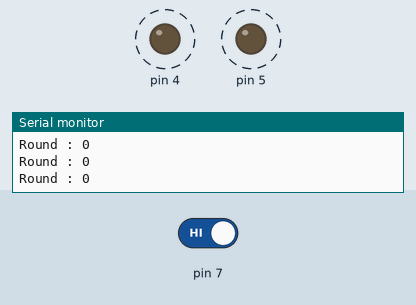
The sketch below on a simulated Arduino Uno, built with avr-gcc and run on an emulated ATmega328P. Parts: output pins drawn as LEDs (lit = HIGH), the last lines printed to the serial monitor. Dashed ring = blinking. The test bench sets the inputs (shaded band); at power-on: pin 7 HIGH.

Above: at 4.8 s.
4.9 s: pin 7 driven LOW
At 5.8 s:
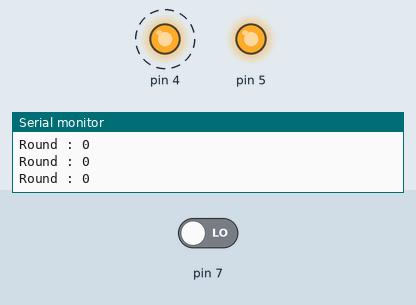
At 6.6 s:
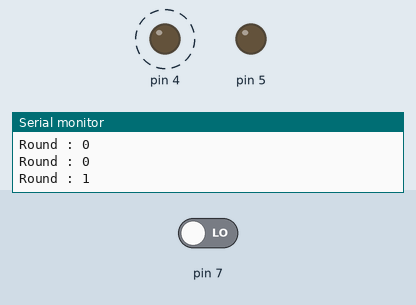
25.5 s: pin 7 driven HIGH
Timing chart, 0 to 35.0 s (numbered marks = the images above; inputs shaded):
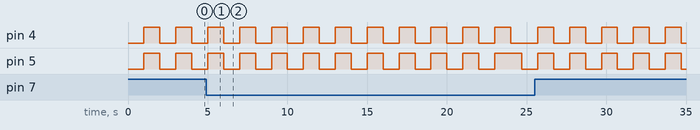

Measured:
- by itself, pin 4: alternates HIGH for 1.0 s and LOW for 1.0 s

The sketch:

Lab3_4.ino
```cpp
unsigned int a;
void setup() {
  a=0;
  Serial.begin(9600);
  pinMode(4,OUTPUT);
  pinMode(5,OUTPUT);
  pinMode(7,INPUT);
  digitalWrite(4,LOW);
  digitalWrite(5,LOW);
}

void loop() {
  int b= digitalRead(7);
  if(b == 0){
    a++;
  }
  if(a<10)
  {
    Serial.print("Round : ");
    Serial.println(a);
    digitalWrite(4,LOW);
    digitalWrite(5,LOW);
    delay(1000);
    digitalWrite(4,HIGH);
    digitalWrite(5,HIGH);
    delay(1000);
  }
  else{
    digitalWrite(4,LOW);
  }
}
```
